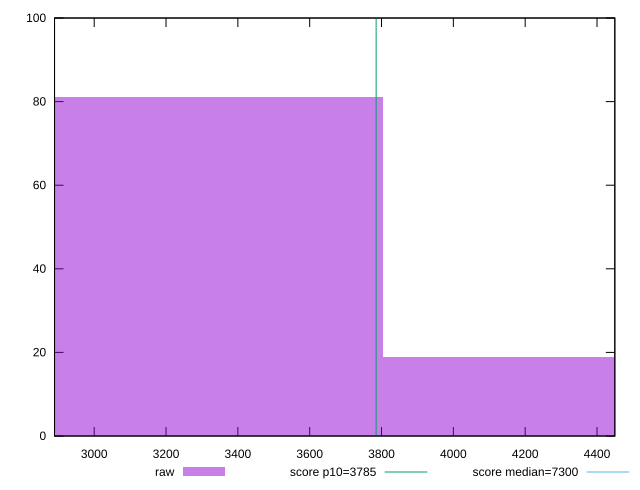

Reproduce this figure in gnuplot.
reset

$raw <<EOF
4346.239041130696 19
3259.6792808480222 81
EOF

set key outside below
set boxwidth 1086.559760282674
set xrange [2889.56655:4449.599]
set yrange [0:100]
set trange [0:100]
set style fill transparent solid 0.5 noborder

set parametric
set terminal svg size 640, 490 enhanced background rgb 'white'
set output "report_00023_2021-02-20T12:14:57.249Z/interactive/samples/pages+cached+noadtech+nomedia+nocss/raw/histogram.svg"

plot $raw title "raw" with boxes, \
     3785,t title "score p10=3785", \
     7300,t title "score median=7300"

reset
